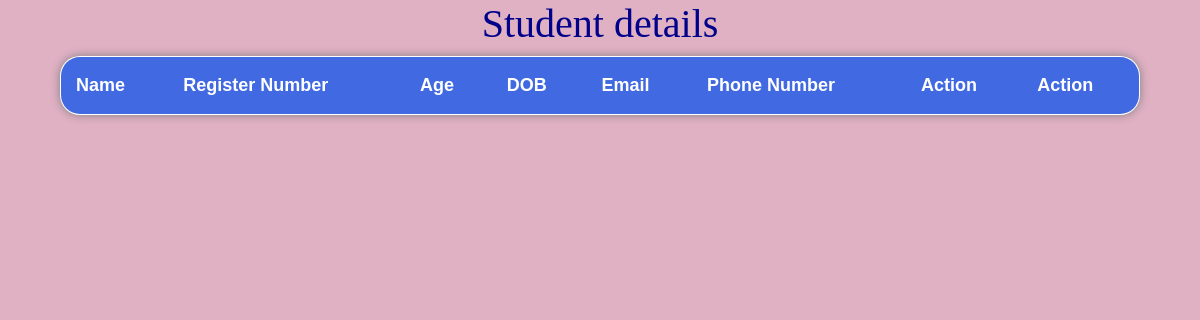
Page /form_result/ on the earlier database version.
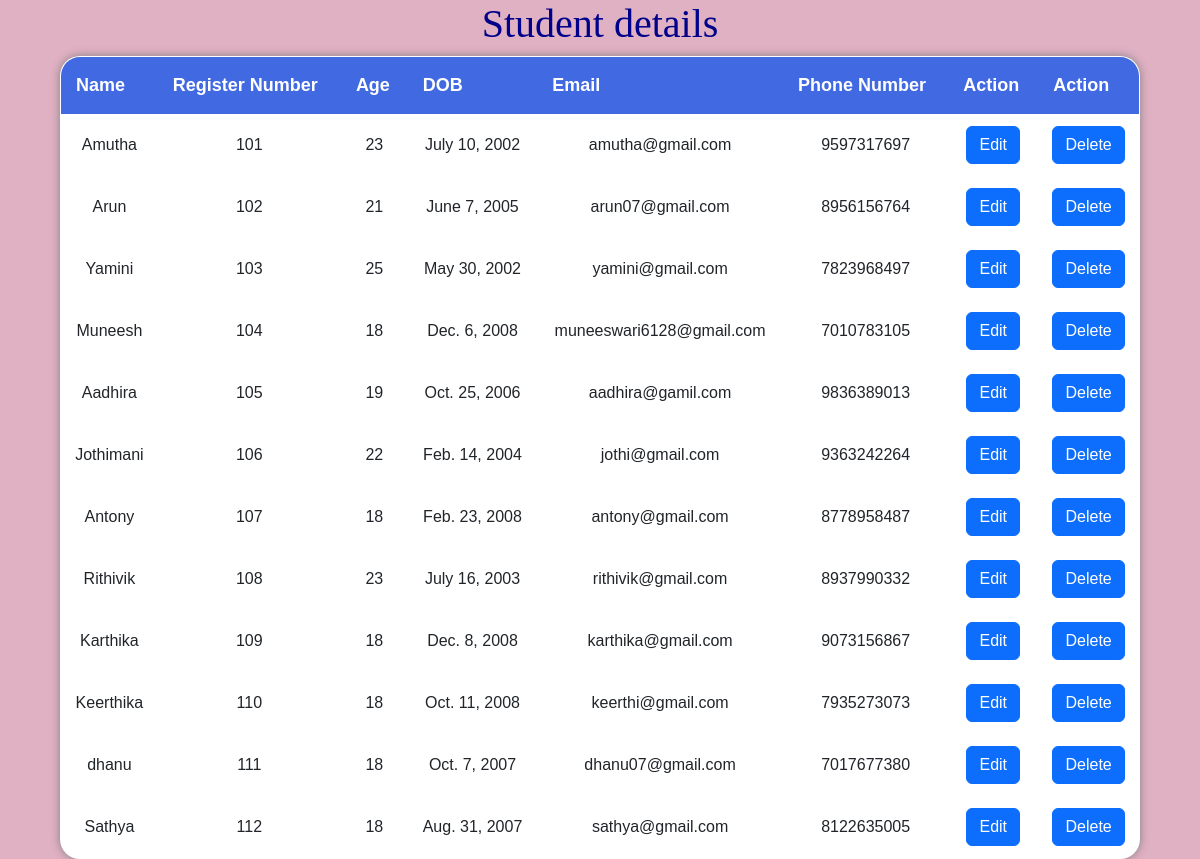
Same page on the later database version.
### myapp/models.py (models this page shows)
class Forms(models.Model):
    name = models.CharField(max_length=20, default='')
    age = models.IntegerField(default=0)
    dob = models.DateField(blank=True, null=True)
    regno = models.CharField(max_length=20, default='')
    password = models.CharField(max_length=20, default='')
    email = models.EmailField(default='')
    phone = models.CharField(max_length=15, default='')
    gender = models.CharField(max_length=10, default='')
    skills = models.CharField(max_length=50)
    year = models.CharField(max_length=20, default='')

### myapp/views.py (the view)
# urls.py: path('form_result/',views.form_result,name='form_result'),
def form_result(request):
    result = Forms.objects.all()
    return render(request,'form_result.html',{"result":result})

### myapp/templates/form_result.html (shortened to what this page needs)
<!DOCTYPE html>
<html lang="en">
<head>
     <link href="https://cdn.jsdelivr.net/npm/bootstrap@5.3.8/dist/css/bootstrap.min.css" rel="stylesheet">
</head>
<body>
    <center>
    <h1>Student details</h1>
    <table border="1">
        <tr>
            <th>Name</th>
            <th>Register Number</th>
            <th>Age</th>
            <th>DOB</th>
            <th>Email</th>
            <th>Phone Number</th>
            <th>Action</th>
             <th>Action</th>
        </tr>
        {% for i in result %}
        <tr>
            <td>{{i.name}}</td>
            <td>{{i.regno}}</td>
            <td>{{i.age}}</td>
            <td>{{i.dob}}</td>
            <td>{{i.email}}</td>
            <td>{{i.phone}}</td>
             <td>
                 <a href="{% url 'form_edit' i.id %}" class="btn btn-primary btn-edit">Edit
              </a>
    </td>
        <td>
                 <a href="{% url 'form_delete' i.id %}" class="btn btn-primary btn-edit">Delete
              </a>
    </td>
        </tr>
        {% endfor %}
    </table>
    </center>
</body>
</html>

### myapp/templates/form_result.html (style rules this page uses)
body { background-color: #e0b0c3; font-family: Arial; }
h1 { color: darkblue; font-family:cursive; font-size: 40px; }
table { width: 90%; background-color: white; border-collapse: collapse; border-radius: 20px; overflow: hidden; box-shadow: 0px 0px 10px gray; }
th { background-color: royalblue; color: white; padding: 15px; font-size: 18px; }
td { padding: 12px; text-align: center; font-size: 16px; }

Differences in the rows shown:
added Forms: name "Amutha", regno "101", age "23", dob "July 10, 2002", email "amutha@gmail.com", phone "9597317697"
added Forms: name "Arun", regno "102", age "21", dob "June 7, 2005", email "arun07@gmail.com", phone "8956156764"
added Forms: name "Yamini", regno "103", age "25", dob "May 30, 2002", email "yamini@gmail.com", phone "7823968497"
added Forms: name "Muneesh", regno "104", age "18", dob "Dec. 6, 2008", email "muneeswari6128@gmail.com", phone "7010783105"
added Forms: name "Aadhira", regno "105", age "19", dob "Oct. 25, 2006", email "aadhira@gamil.com", phone "9836389013"
added Forms: name "Jothimani", regno "106", age "22", dob "Feb. 14, 2004", email "jothi@gmail.com", phone "9363242264"
added Forms: name "Antony", regno "107", age "18", dob "Feb. 23, 2008", email "antony@gmail.com", phone "8778958487"
added Forms: name "Rithivik", regno "108", age "23", dob "July 16, 2003", email "rithivik@gmail.com", phone "8937990332"
added Forms: name "Karthika", regno "109", age "18", dob "Dec. 8, 2008", email "karthika@gmail.com", phone "9073156867"
added Forms: name "Keerthika", regno "110", age "18", dob "Oct. 11, 2008", email "keerthi@gmail.com", phone "7935273073"
added Forms: name "dhanu", regno "111", age "18", dob "Oct. 7, 2007", email "dhanu07@gmail.com", phone "7017677380"
added Forms: name "Sathya", regno "112", age "18", dob "Aug. 31, 2007", email "sathya@gmail.com", phone "8122635005"
